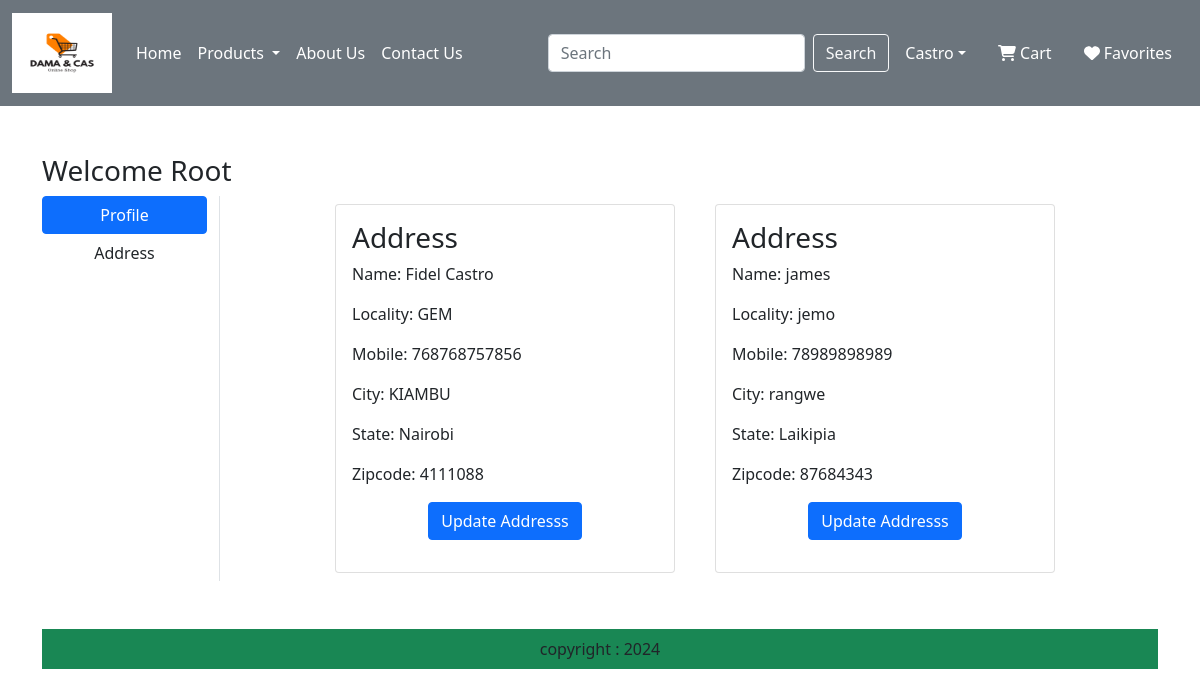
Page /addres/ (signed in) on the committed database.
### app/models.py (models this page shows, shortened)
class Customer(models.Model):
    user = models.ForeignKey(User,on_delete=models.CASCADE)
    name= models.CharField(max_length=200)
    locality=models.CharField(max_length=200)
    city=models.CharField(max_length=50)
    mobile=models.IntegerField(default=0)
    zipcode=models.IntegerField()
    state=models.CharField(choices=STATE_CHOICES, max_length=100)

### app/views.py (the view)
# urls.py: path('addres/',views.address, name='address'),
def address(request):
    add=Customer.objects.filter(user=request.user)
    return render(request, "app/address.html",locals())

### app/templates/app/address.html (shortened to what this page needs)
{% extends "app/base.html" %}
{% load static %}
{% block main-content %}
<div class="container my-5">
    <div class='row'>
        <h3>Welcome <span class="text-capitalize">{{request.user}}</span></h3>
     <div class="col-sm-2 border-end">
        <ul class="list-unstyled">
            <li class="d-grid"><a href="{% url "profile" %}" class="btn btn-primary">Profile</a></li>
            <li class="d-grid"><a href="{% url "address" %}" class="btn">Address</a></li>
        </ul>
     </div>
      <div class="col-sm-8 offset-sm-1">
        <div class="row">
            {% for ad in add %}
            <div class="col-sm-6">
                <div class="card m-2">
                    <div class="card-body">
                        <h3>Address{{forloop.Counter}}</h3>
                        <p>Name: {{ad.name}}</p>
                        <p>Locality: {{ad.locality}}</p>
                        <p>Mobile: {{ad.mobile}}</p>
                        <p>City: {{ad.city}}</p>
                        <p>State: {{ad.state}}</p>
                        <p>Zipcode: {{ad.zipcode}}</p>
                        <p class="text-center"><a href="{% url "updateAddress" pk=ad.id %}" type="button" class="btn btn-primary">Update Addresss</a></p>
                    </div>
                </div>
            </div>
            {% endfor %}
        </div>
      </div>
</div>
{% endblock main-content %}

### rows in the picture
Customer: name "Fidel Castro", locality "GEM", mobile "768768757856", city "KIAMBU", state "Nairobi", zipcode "4111088"
Customer: name "james", locality "jemo", mobile "78989898989", city "rangwe", state "Laikipia", zipcode "87684343"

### other values in the picture
{{ request.user }} "Root"
